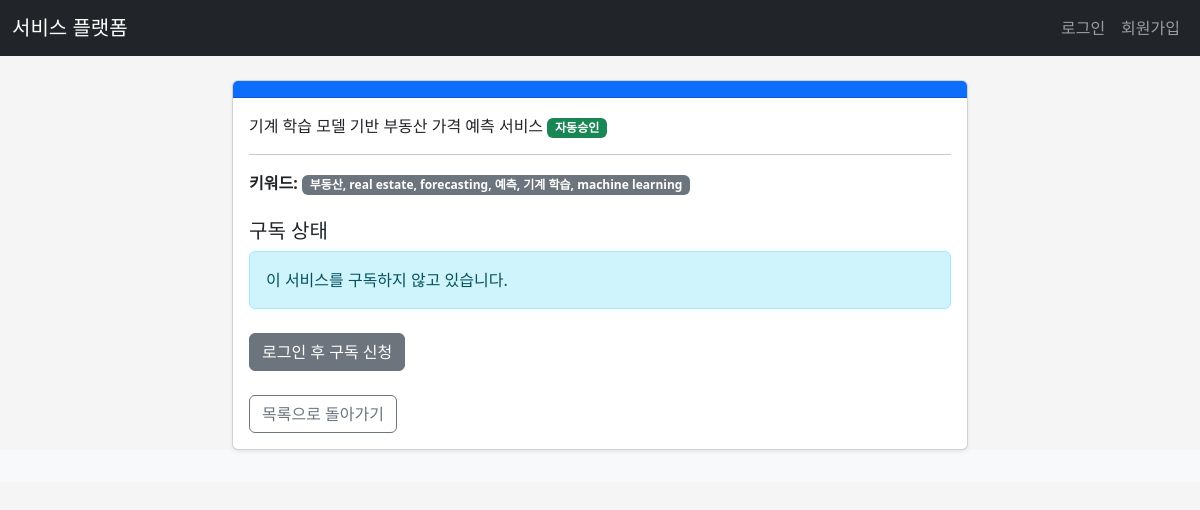
The app's page /service/3, older data.
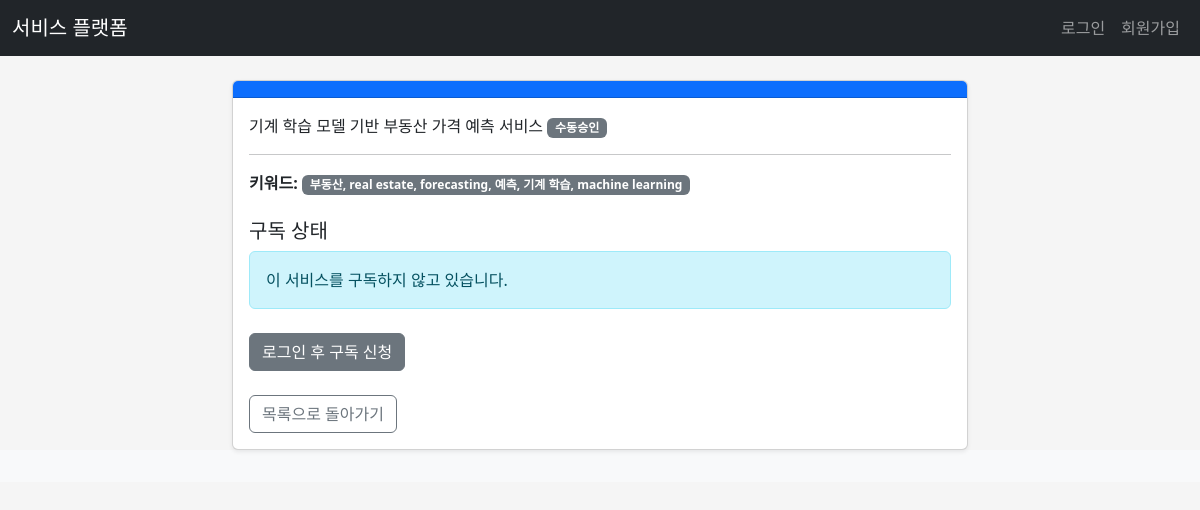
The same page, newer data.
### apps/main/views.py (the view, shortened to what this page needs)
@main.route('/service/<int:service_id>', methods=['GET', 'POST'])
def service_detail(service_id):
    service = Service.query.get_or_404(service_id)
    subscription_status = None
    service_endpoint=None
    return render_template('main/service_detail.html', title=service.servicename, service=service, subscription_status=subscription_status, service_endpoint=service_endpoint)

### apps/main/templates/main/service_detail.html
{% extends "base.html" %}{% block title %}{{ service.name }}{% endblock %}{% block content %}
<div class="row">
    <div class="col-md-8 offset-md-2">
        <div class="card shadow-sm">
            <div class="card-header bg-primary text-white"><h1 class="card-title mb-0">{{ service.name }}</h1>
            </div>
            <div class="card-body">
                <p class="card-text">{{ service.description }}
                    {% if service.is_auto %}
                        <span class="badge bg-success">자동승인</span>
                    {% else %}
                        <span class="badge bg-secondary">수동승인</span>
                    {% endif %}
                </p><hr>
                <p class="card-text"><strong>키워드:</strong> <span class="badge bg-secondary">{{ service.keywords }}</span></p>
                <h5 class="mt-4">구독 상태</h5>
                <div class="alert {% if subscription_status == 'approved' %}alert-success{% elif subscription_status == 'pending' %}alert-warning{% elif subscription_status == 'rejected' %}alert-danger{% else %}alert-info{% endif %}">
                    {% if subscription_status == 'approved' %}
                        이 서비스를 구독 중입니다. 지금 바로 API를 사용해보세요!
                    {% elif subscription_status == 'pending' %}
                        구독 승인 대기 중입니다. 관리자의 승인을 기다려주세요.
                    {% elif subscription_status == 'rejected' %}
                        구독 요청이 거부되었습니다.
                    {% else %}
                        이 서비스를 구독하지 않고 있습니다.
                    {% endif %}
                </div>
                <div class="mt-4">
                    {% if current_user.is_authenticated %}
                        {% if subscription_status == 'approved' %}
                            {% if service_endpoint %}
                                <a href="{{ service_endpoint }}" class="btn btn-info me-2">서비스 사용</a>
                            {% else %}
                                <button type="button" class="btn btn-info" disabled>서비스 사용 (API/웹 UI)</button>
                            {% endif %}
                        {% elif subscription_status == 'pending' %}
                            <button type="button" class="btn btn-warning" disabled>승인 대기 중</button>
                        {% elif subscription_status == 'rejected' %}
                            <p class="text-danger">구독이 거부되었습니다. 관리자에게 문의하세요.</p>
                        {% else %}
                            <form method="POST" action="{{ url_for('main.service_detail', service_id=service.id) }}">
                                <input type="hidden" name="csrf_token" value="{{ csrf_token() }}">
                                <button type="submit" class="btn btn-success">이 서비스 구독 신청</button>
                            </form>
                        {% endif %}
                    {% else %}
                        <a href="{{ url_for('auth.login', next=url_for('main.service_detail', service_id=service.id)) }}" class="btn btn-secondary">로그인 후 구독 신청</a>
                    {% endif %}</div>
                <div class="mt-4">
                    <a href="{{ url_for('main.services') }}" class="btn btn-outline-secondary">목록으로 돌아가기</a>
                </div>
            </div>
        </div>
    </div>
</div>
{% endblock %}

Row changes from the older to the newer data that the page shows:
changed Service "기계 학습 모델 기반 부동산 가격 예측 서비스": is_auto True → False (drawn)
Text that changed along with them:
text no longer shown: "자동승인"
text now shown: "수동승인"
